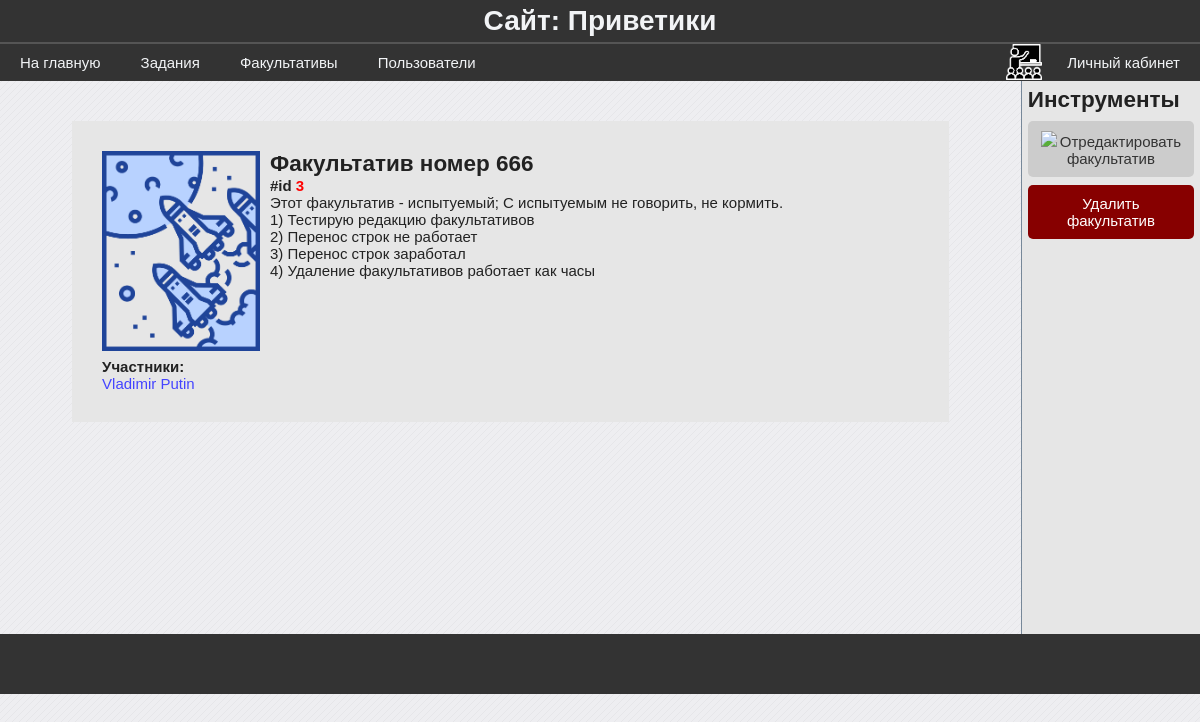
The page /group/3 (signed in) on the database as committed earlier.
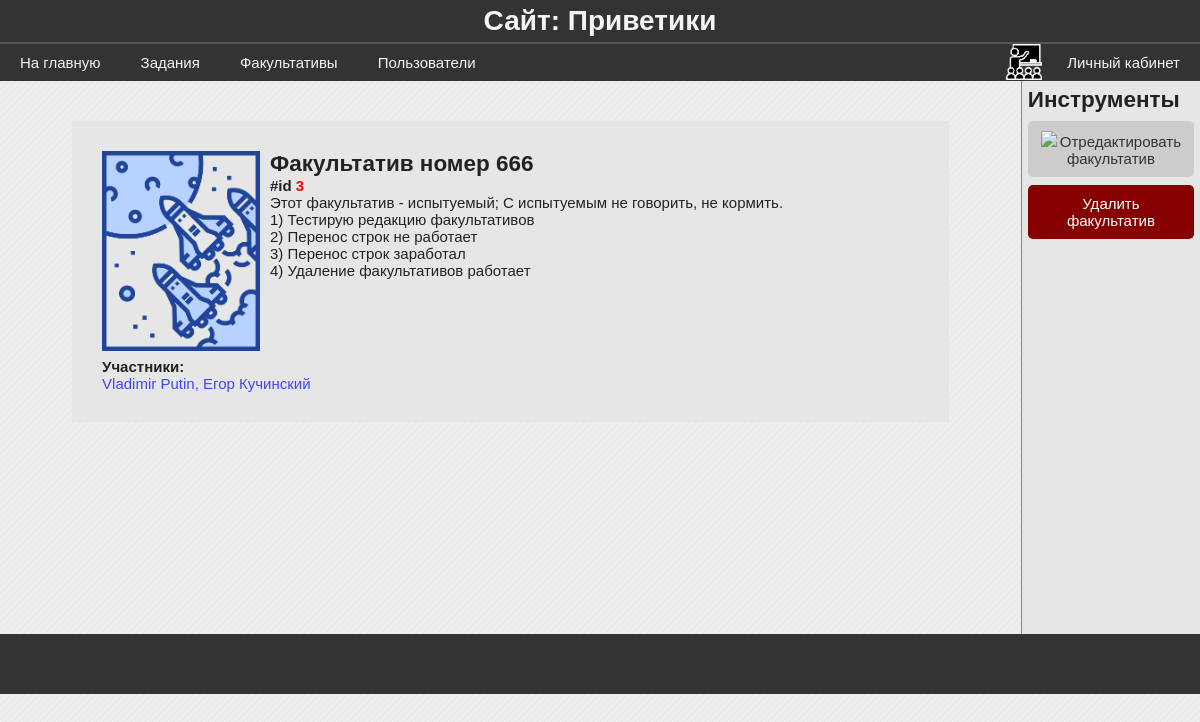
The same page on the database as committed later.
### data/model_users.py (models this page shows, shortened)
class User(SqlAlchemyBase, UserMixin, SerializerMixin):
    __tablename__ = 'users'
    id = sqlalchemy.Column(sqlalchemy.Integer,
                           primary_key=True, autoincrement=True)
    surname = sqlalchemy.Column(sqlalchemy.String)
    name = sqlalchemy.Column(sqlalchemy.String)
    age = sqlalchemy.Column(sqlalchemy.Integer)
    email = sqlalchemy.Column(sqlalchemy.String)
    type = sqlalchemy.Column(sqlalchemy.Integer)
    last_time_in = sqlalchemy.Column(sqlalchemy.String,
                                     default=time.ctime)
    hashed_password = sqlalchemy.Column(sqlalchemy.String)
    groups = sqlalchemy.orm.relation("Group",
                                     secondary="users_to_groups",
                                     backref="users")
    tasks = sqlalchemy.orm.relation("Task",
                                    secondary="users_to_tasks",
                                    backref="addirional_users")

### blueprints/groups.py (the view)
@blueprint.route('/group/<int:group_id>')
def group(group_id):
    session = db_session.create_session()
    group = session.query(Group).get(group_id)
    users = group.users
    return render_template('group.html', group=group, users=users, bool_userbox=current_user.is_authenticated)

### blueprints/user_authenticate.py (called while the page is built)
@login_manager.user_loader
def user_load(user_id):
    session = db_session.create_session()
    return session.query(User).get(user_id)

### data/db_session.py (called while the page is built)
def create_session() -> Session:
    global __factory
    return __factory()

### templates/group.html
{% extends "base.html" %}
{% block content %}
    <div class="infolist">
        <div class='flexbox flex_c_nowr'>
            <div><img src="{{ group.image if group.image else '../static/images/none_image.png'}}" height="200px"><h2>{{ group.name }}</h2><h4>#id <span style='color: red'>{{ group.id }}</span></h4>
                {% if group.info %}
                    {% for line in group.info.split('\n') %}
                        <p>{{ line }}</p>
                    {% endfor %}
                {% else %}
                    <p>Нет информации о факультативе</p>
                {% endif %}
            </div>
            <div>
                <h4>Участники: </h4>
                {% for user in users %}
                    <a href="/user/{{ user.id }}" class="link">{{ user.name }} {{ user.surname }}{{ ', ' if not loop.last }}</a>
                {% endfor %}
            </div>
        </div>
    </div>
{% endblock %}
{% if bool_userbox %}
{% block userbox %}
    <h2>Инструменты</h2>
    {% if (current_user.type == 2 and current_user.id == group.leader_id) or current_user.type <= 1 %}
        <a href="/edit_group/{{ group.id }}" class='btn'>
            <img src="/static/images/edit_icon1.png">Отредактировать факультатив</a>
    {% endif %}
    {% if current_user in users and current_user.id != group.leader_id %}
        <a href="/leave_group/{{ group.id }}" class='btn red-btn'>Выйти из факультатива</a>
    {% elif current_user.id == group.leader_id or current_user.type <= 1 %}
        <a href="/del_group/{{ group.id }}" class='btn red-btn'>Удалить факультатив</a>
    {% else %}
        <a href="/join_group/{{ group.id }}" class='btn blue-btn'>Вступить в факультатив</a>
    {% endif %}
{% endblock %}
{% endif %}

Rows that differ between the two databases and show on the page:
changed User "Vladimir": last (not shown) → ","
now on this page (row edited): User: name "Егор", surname "Кучинский"
Other text that changed with them:
new list line: "4) Удаление факультативов работает"
list line gone: "4) Удаление факультативов работает как часы"
